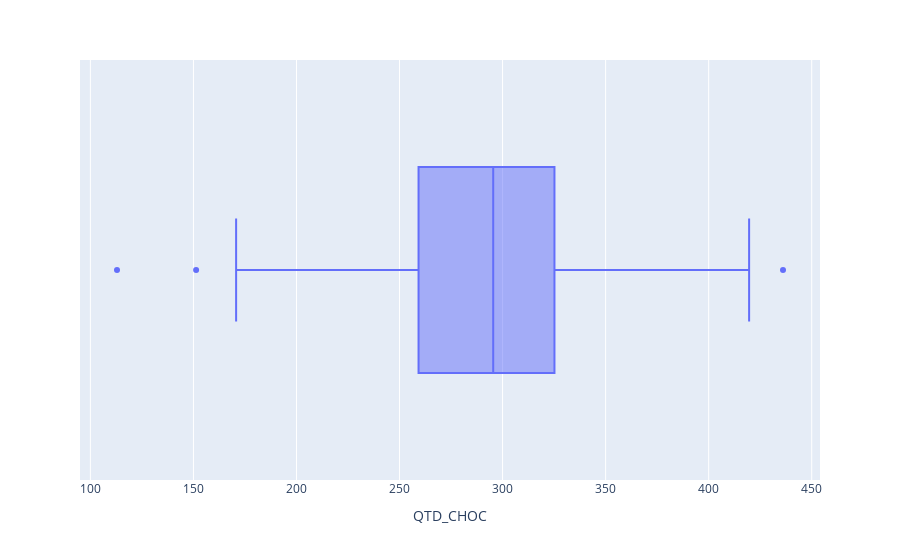
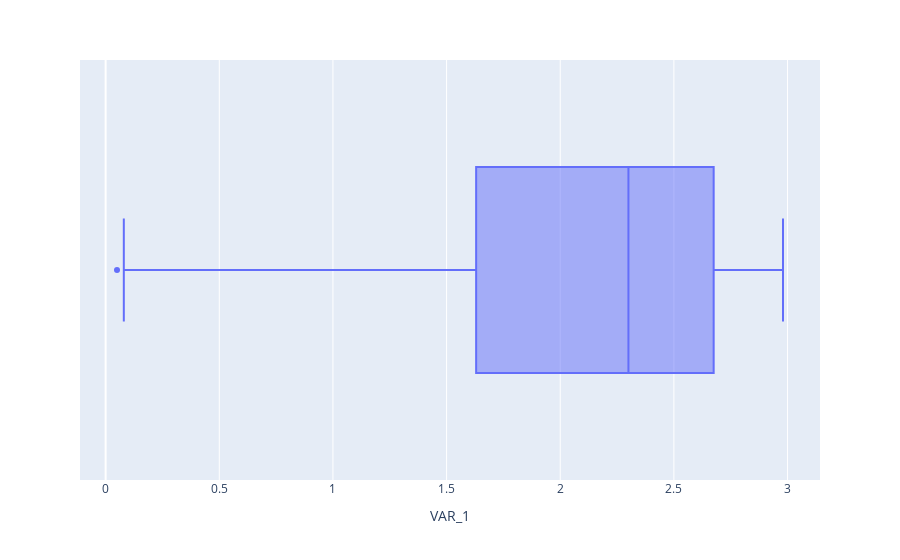
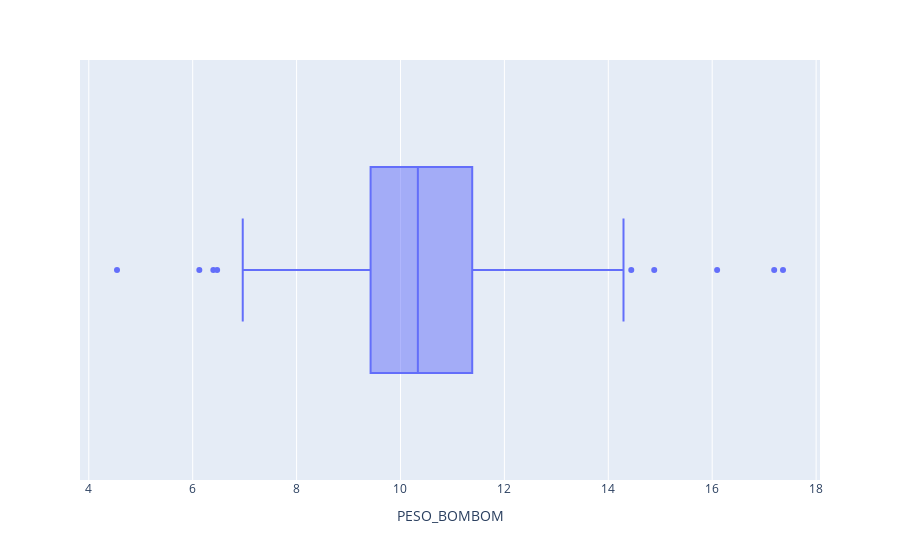

Notebook source saved alongside these figures, in order:
### Code cell
sns.set_style("whitegrid")

plt.figure(figsize=(15, 5))
sns.histplot(data['QTD_CHOC'], bins=30, kde=True)
plt.title('Distribuição de QTD_CHOC')
plt.xlabel('Quantidade de Chocolate')
plt.ylabel('Frequência')
plt.show()

fig = px.box(data_frame=data, x='QTD_CHOC')
fig.show()

plt.figure(figsize=(15, 5))
sns.histplot(data['VAR_1'], bins=30, kde=True)
plt.title('Distribuição de VAR_1')
plt.xlabel('VAR_1')
plt.ylabel('Frequência')
plt.show()

fig = px.box(data_frame=data, x='VAR_1')
fig.show()

plt.figure(figsize=(15, 5))
sns.histplot(data['PESO_BOMBOM'], bins=30, kde=True)
plt.title('Distribuição de PESO_BOMBOM')
plt.xlabel('Peso do Bombom (gramas)')
plt.ylabel('Frequência')
plt.show()

fig = px.box(data_frame=data, x='PESO_BOMBOM')
fig.show()

### Figure 1 — Plotly figure (JSON) as saved in the notebook; plotly's stock layout.template omitted (floating-point values rounded to 4 significant figures; data arrays with more than 128 entries replaced by an {"elided": "..."} marker saying what was removed)
{"data": [{"alignmentgroup": "True", "hovertemplate": "QTD_CHOC=%{x}<extra></extra>", "legendgroup": "", "marker": {"color": "#636efa"}, "name": "", "notched": false, "offsetgroup": "", "orientation": "h", "showlegend": false, "type": "box", "x": {"elided": "500 float values"}, "x0": " ", "xaxis": "x", "y0": " ", "yaxis": "y"}], "layout": {"boxmode": "group", "legend": {"tracegroupgap": 0}, "margin": {"t": 60}, "xaxis": {"anchor": "y", "domain": [0, 1], "title": {"text": "QTD_CHOC"}}, "yaxis": {"anchor": "x", "domain": [0, 1]}}}

### Figure 2 — Plotly figure (JSON) as saved in the notebook; plotly's stock layout.template omitted (floating-point values rounded to 4 significant figures; data arrays with more than 128 entries replaced by an {"elided": "..."} marker saying what was removed)
{"data": [{"alignmentgroup": "True", "hovertemplate": "VAR_1=%{x}<extra></extra>", "legendgroup": "", "marker": {"color": "#636efa"}, "name": "", "notched": false, "offsetgroup": "", "orientation": "h", "showlegend": false, "type": "box", "x": {"elided": "500 float values"}, "x0": " ", "xaxis": "x", "y0": " ", "yaxis": "y"}], "layout": {"boxmode": "group", "legend": {"tracegroupgap": 0}, "margin": {"t": 60}, "xaxis": {"anchor": "y", "domain": [0, 1], "title": {"text": "VAR_1"}}, "yaxis": {"anchor": "x", "domain": [0, 1]}}}

### Figure 3 — Plotly figure (JSON) as saved in the notebook; plotly's stock layout.template omitted (floating-point values rounded to 4 significant figures; data arrays with more than 128 entries replaced by an {"elided": "..."} marker saying what was removed)
{"data": [{"alignmentgroup": "True", "hovertemplate": "PESO_BOMBOM=%{x}<extra></extra>", "legendgroup": "", "marker": {"color": "#636efa"}, "name": "", "notched": false, "offsetgroup": "", "orientation": "h", "showlegend": false, "type": "box", "x": {"elided": "500 float values"}, "x0": " ", "xaxis": "x", "y0": " ", "yaxis": "y"}], "layout": {"boxmode": "group", "legend": {"tracegroupgap": 0}, "margin": {"t": 60}, "xaxis": {"anchor": "y", "domain": [0, 1], "title": {"text": "PESO_BOMBOM"}}, "yaxis": {"anchor": "x", "domain": [0, 1]}}}
